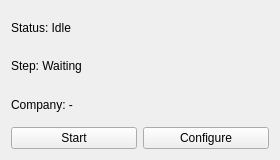
<?xml version="1.0" encoding="UTF-8"?>
<ui version="4.0">
 <class>OverlayWindow</class>
 <widget class="QWidget" name="OverlayWindow">
  <property name="geometry">
   <rect>
    <x>0</x>
    <y>0</y>
    <width>280</width>
    <height>160</height>
   </rect>
  </property>
  <property name="windowTitle">
   <string>Overlay</string>
  </property>
  <layout class="QVBoxLayout" name="verticalLayout">
   <item>
    <widget class="QLabel" name="overlayStatusLabel">
     <property name="text">
      <string>Status: Idle</string>
     </property>
    </widget>
   </item>
   <item>
    <widget class="QLabel" name="overlayStepLabel">
     <property name="text">
      <string>Step: Waiting</string>
     </property>
    </widget>
   </item>
   <item>
    <widget class="QLabel" name="overlayCompanyLabel">
     <property name="text">
      <string>Company: -</string>
     </property>
    </widget>
   </item>
   <item>
    <layout class="QHBoxLayout" name="buttonLayout">
     <item>
      <widget class="QPushButton" name="overlayStartStopButton">
       <property name="text">
        <string>Start</string>
       </property>
      </widget>
     </item>
     <item>
      <widget class="QPushButton" name="overlayConfigureButton">
       <property name="text">
        <string>Configure</string>
       </property>
      </widget>
     </item>
    </layout>
   </item>
  </layout>
 </widget>
 <resources/>
 <connections/>
</ui>
